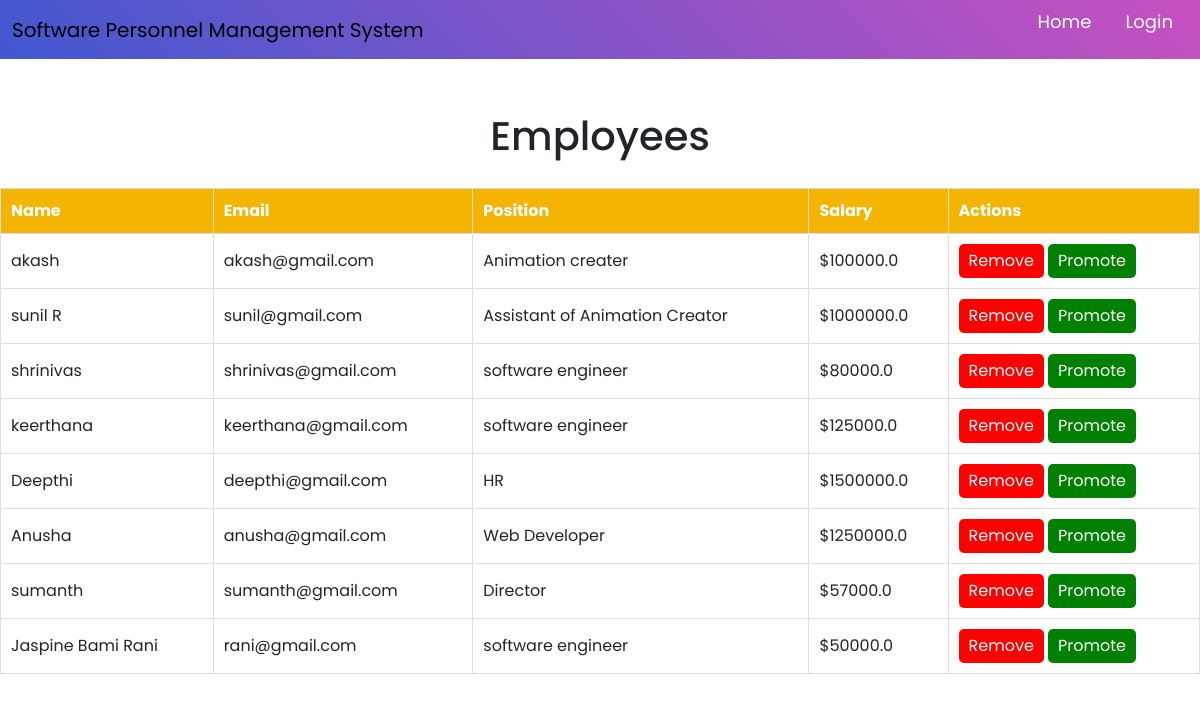
The page /view-total-employees on the database its author committed.
### app/models.py (models this page shows)
class Employee(db.Model, UserMixin):
    id = db.Column(db.Integer, primary_key=True)
    name = db.Column(db.String(150), nullable=False)
    email = db.Column(db.String(150), unique=True, nullable=False)
    password = db.Column(db.String(256), nullable=False)
    position = db.Column(db.String(100), nullable=False, default="Employee")  # Default position
    salary = db.Column(db.Float, nullable=False, default=0.0)  # Default salary

### app/views.py (the view)
@views.route('/view-total-employees')
def view_total_employees():
    employees = Employee.query.all()
    return render_template('view_total_employees.html', employees=employees)

### app/templates/view_total_employees.html (shortened to what this page needs)
{% extends 'base.html' %}
{% block content %}
<h1>Employees</h1>
<table id="employeeTable">
    <thead>
        <tr>
            <th>Name</th>
            <th>Email</th>
            <th>Position</th>
            <th>Salary</th>
            <th>Actions</th>
        </tr>
    </thead>
    <tbody>
        {% for employee in employees %}
        <tr>
            <td>{{ employee.name }}</td>
            <td>{{ employee.email }}</td>
            <td>{{ employee.position }}</td>
            <td>${{ employee.salary }}</td>
            <td>
                <form action="{{ url_for('views.delete_employee', employee_id=employee.id) }}" method="POST" style="display:inline;">
                    <button type="submit" class="delete-btn">Remove</button>
                </form>
                <button class="promote-btn" onclick="openPromotionForm('{{ employee.id }}', '{{ employee.name }}')">Promote</button>
            </td>
        </tr>
        {% endfor %}
    </tbody>
</table>
<link rel="stylesheet" href="{{ url_for('static', filename='css/view_total_employees.css') }}">
{% endblock %}

### app/templates/base.html (shortened to what this page needs)
<!DOCTYPE html>
<html lang="en">
<head>
    <link rel="stylesheet" href="{{ url_for('static', filename='css/style.css') }}">
    <link rel="stylesheet" href="https://cdn.jsdelivr.net/npm/bootstrap@5.3.0/dist/css/bootstrap.min.css">
</head>
<body>
    <nav class="navbar navbar-expand-lg bg-body-tertiary">
        <div class="container-fluid">
            <a class="navbar-brand" href="#">Software Personnel Management System</a>
            <ul>
                <li><a href="{{ url_for('views.home') }}">Home</a></li>
                {% if current_user.is_authenticated %}
                    {% if current_user.role == 'admin' %}
                        <li><a href="{{ url_for('views.admin_dashboard') }}">Admin Dashboard</a></li>
                    {% else %}
                        <li><a href="{{ url_for('views.dashboard') }}">Dashboard</a></li>
                    {% endif %}
                    <li><a href="{{ url_for('auth.logout') }}">Logout</a></li>
                {% else %}
                    <li><a href="{{ url_for('auth.login') }}">Login</a></li>
                {% endif %}
            </ul>
        </nav>
    <div class="content">
        {% block content %}{% endblock %}
    </div>
</body>
</html>

### app/static/css/style.css (style rules this page uses)
* { margin: 0; padding: 0; box-sizing: border-box; font-family: 'Poppins', sans-serif; }
body { display: flex; flex-direction: column; align-items: center; background: #f2f2f2; }
nav { width: 100%; background: linear-gradient(-135deg, #c850c0, #4158d0); padding: 15px 0; text-align: center; position: fixed; top: 0; z-index: 100; }
nav ul { list-style: none; padding: 0; }
nav ul li { display: inline; margin: 0 15px; }
nav ul li a { color: white; text-decoration: none; font-size: 18px; }
.content { width: 100%; margin-top: calc(15px + 38px); display: flex; flex-direction: column; align-items: center; }

### app/static/css/view_total_employees.css (style rules this page uses)
table { width: 100%; border-collapse: collapse; margin-top: 20px; }
th, td { padding: 10px; border: 1px solid #ddd; text-align: left; }
th { background-color: #f4b400; color: white; }
.delete-btn { background-color: red; color: white; border: none; padding: 5px 10px; cursor: pointer; border-radius: 5px; }
.promote-btn { background-color: green; color: white; border: none; padding: 5px 10px; cursor: pointer; border-radius: 5px; }

### rows shown on the page
Employee: name "akash", email "akash@gmail.com", position "Animation creater", salary "100000.0"
Employee: name "sunil R", email "sunil@gmail.com", position "Assistant of Animation Creator", salary "1000000.0"
Employee: name "shrinivas", email "shrinivas@gmail.com", position "software engineer", salary "80000.0"
Employee: name "keerthana", email "keerthana@gmail.com", position "software engineer", salary "125000.0"
Employee: name "Deepthi", email "deepthi@gmail.com", position "HR", salary "1500000.0"
Employee: name "Anusha", email "anusha@gmail.com", position "Web Developer", salary "1250000.0"
Employee: name "sumanth", email "sumanth@gmail.com", position "Director", salary "57000.0"
Employee: name "Jaspine Bami Rani", email "rani@gmail.com", position "software engineer", salary "50000.0"
